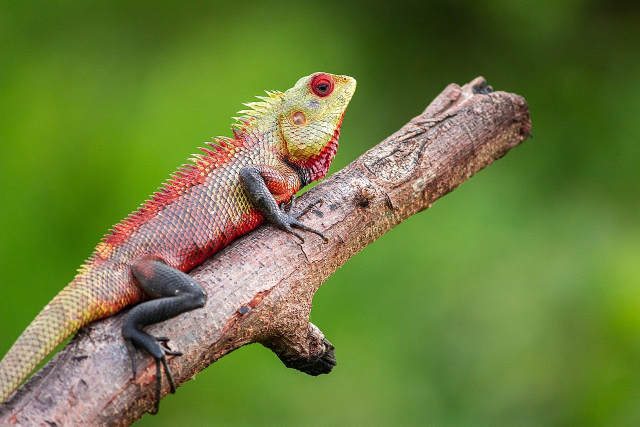
#> input picture images/cover.jpg, 1280 x 853 px (shown at 1/2 size)
$ jupyter execute lsb_steganography.ipynb
#> lines starting #> are read from the running program, lines starting #| are printed output that depends on the picture
### LSB Based Image in Image Steganography

[cell 1]
import cv2
import numpy as np
import matplotlib.pyplot as plt

[cell 2]
#Image Embedding Function
def embed_image(cover_image_path, secret_image_path, output_path):
#> called with cover_image_path = 'images/cover.jpg', secret_image_path = 'images/secret.jpg', output_path = 'images/stego.png'
    cover_image = cv2.imread(cover_image_path)
#> cover_image is the input picture: shape (853, 1280, 3); mean B, G, R 60.8, 124.7, 108
    cover_image_rgb = cv2.cvtColor(cover_image, cv2.COLOR_BGR2RGB)
    secret_image = cv2.imread(secret_image_path)
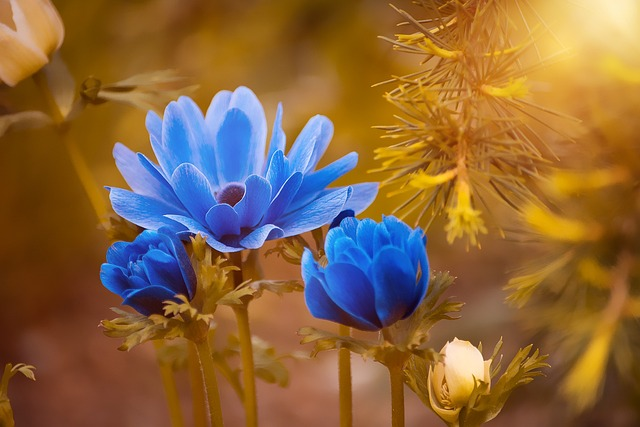
#> input picture images/secret.jpg, 640 x 427 px
#> secret_image is the input picture: shape (427, 640, 3); mean B, G, R 62.5, 101.7, 137.7
    secret_image_rgb = cv2.cvtColor(secret_image, cv2.COLOR_BGR2RGB)

    height, width, channel = cover_image.shape
#> height = 853; width = 1280; channel = 3
    secret_image_resized = cv2.resize(secret_image, (width // 2, height // 2))
    secret_image_resized_rgb = cv2.cvtColor(secret_image_resized,cv2.COLOR_BGR2RGB)
    stego_img = np.copy(cover_image)

    # Embed the secret image
    stego_img_flattened = stego_img.flatten()
    print("Cover Image",stego_img_flattened)
#> (printed output is left out)
    secret_image_flattened = secret_image_resized.flatten()
    print("Secret Image",secret_image_flattened)
#> (printed output is left out)
    total_pixels = len(secret_image_flattened)
#> total_pixels = 817920
    for px in range(total_pixels):
        pixel = secret_image_flattened[px]
        for i in range(4):
            #Get 2 msb of secret pixel
            bits_to_embed = (pixel & 0b11000000)>>6

            #Clear the lsb of the cover pixel and embed the bits
            pixel_pos = px * 4 + i
            stego_img_flattened[pixel_pos] = (stego_img_flattened[pixel_pos] & 0b11111100) | bits_to_embed
            pixel <<=2
#> this loop made 817920 passes

    print("Stego Image",stego_img_flattened)
#> (printed output is left out)
    stego_img = stego_img_flattened.reshape((height,width,channel))
    stego_img_rgb = cv2.cvtColor(stego_img,cv2.COLOR_BGR2RGB)

    cv2.imwrite(output_path, stego_img)
    print(f"Secret image embedded and saved to {output_path}")

    plt.figure(figsize=(15, 10))
    plt.subplot(1, 3, 1)
    plt.title("Cover Image")
    plt.imshow(cover_image_rgb)

    plt.subplot(1, 3, 2)
    plt.title("Secret Image Resized")
    plt.imshow(secret_image_resized_rgb)

    plt.subplot(1, 3, 3)
    plt.title("Stego Image")
    plt.imshow(stego_img_rgb)
    plt.show()
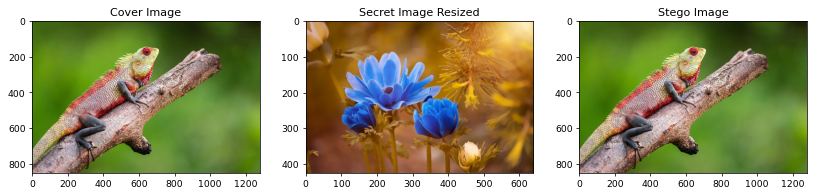
#> figure drawn by matplotlib, 3 panels

[cell 3]
#Secret Image Extraction Function
def extract_image(stego_image_path, output_path):
#> called with stego_image_path = 'images/stego.png', output_path = 'images/extracted.jpg'
    stego_image = cv2.imread(stego_image_path)
    stego_image_rgb = cv2.cvtColor(stego_image, cv2.COLOR_BGR2RGB)

    height, width, channel = stego_image.shape
#> height = 853; width = 1280; channel = 3

    extracted_image = np.zeros(shape=(height//2,width//2,channel),dtype=np.uint8)
    extract_image_height,extract_image_width,extract_image_channel = extracted_image.shape
#> extract_image_height = 426; extract_image_width = 640; extract_image_channel = 3
    extracted_image_flattened = extracted_image.flatten()

    stego_image_flattened = stego_image.flatten()
    print("Stego Image",stego_image_flattened)
#> (printed output is left out)
    total_pixels = len(extracted_image_flattened)
#> total_pixels = 817920
    for px in range(total_pixels):
        secret_pixel = 0

        for i in range(4):
            pixel_pos = px * 4 + i
            #Get two lsb of the stego pixel
            bits_to_extract = (stego_image_flattened[pixel_pos] & 0b00000011)
            secret_pixel |= bits_to_extract
            if(i<3):
                secret_pixel <<=2

        extracted_image_flattened[px] = secret_pixel

    print("Extracted Image",extracted_image_flattened)
#> (printed output is left out)
    extracted_image = extracted_image_flattened.reshape((extract_image_height,extract_image_width,extract_image_channel))
    extracted_image_rgb = cv2.cvtColor(extracted_image,cv2.COLOR_BGR2RGB)

    cv2.imwrite(output_path, extracted_image)
    print(f"Secret image extracted and saved to {output_path}")
    plt.figure(figsize=(15, 10))
    plt.subplot(1, 2, 1)
    plt.title("Extracted Image")
    plt.imshow(extracted_image_rgb)
